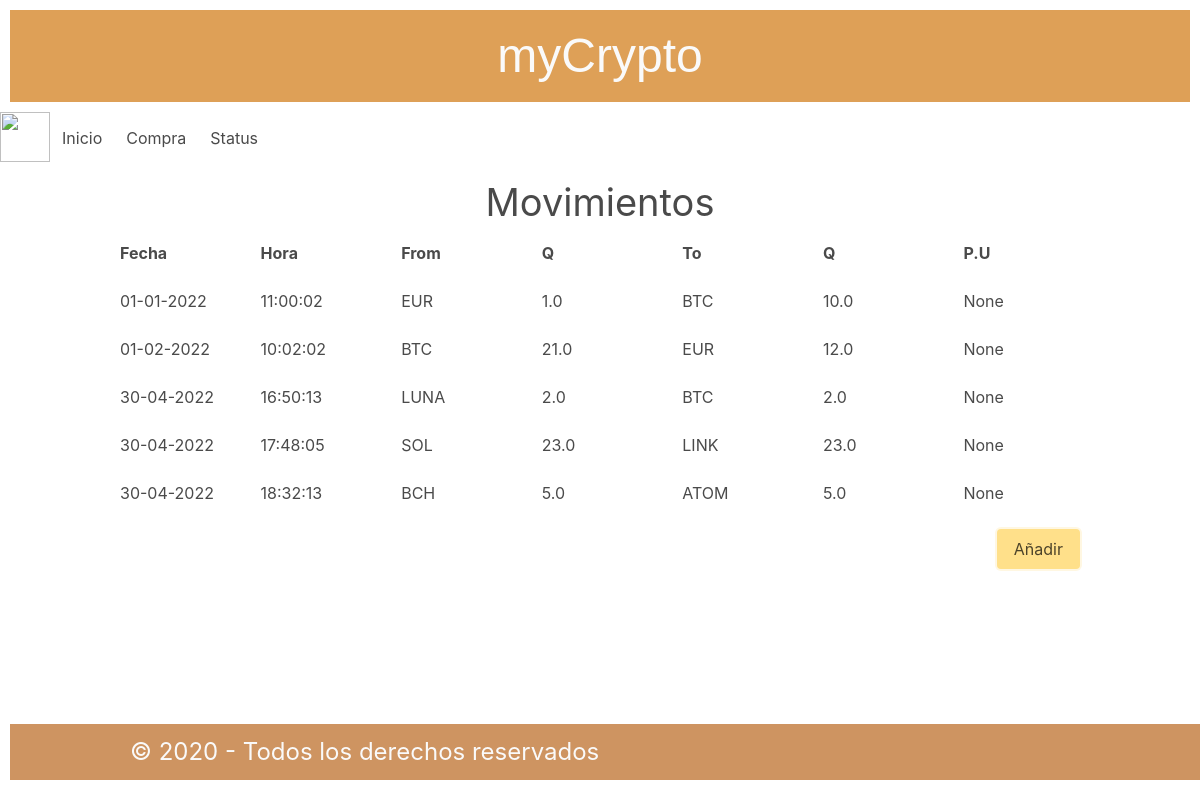
Before: / with the older database file.
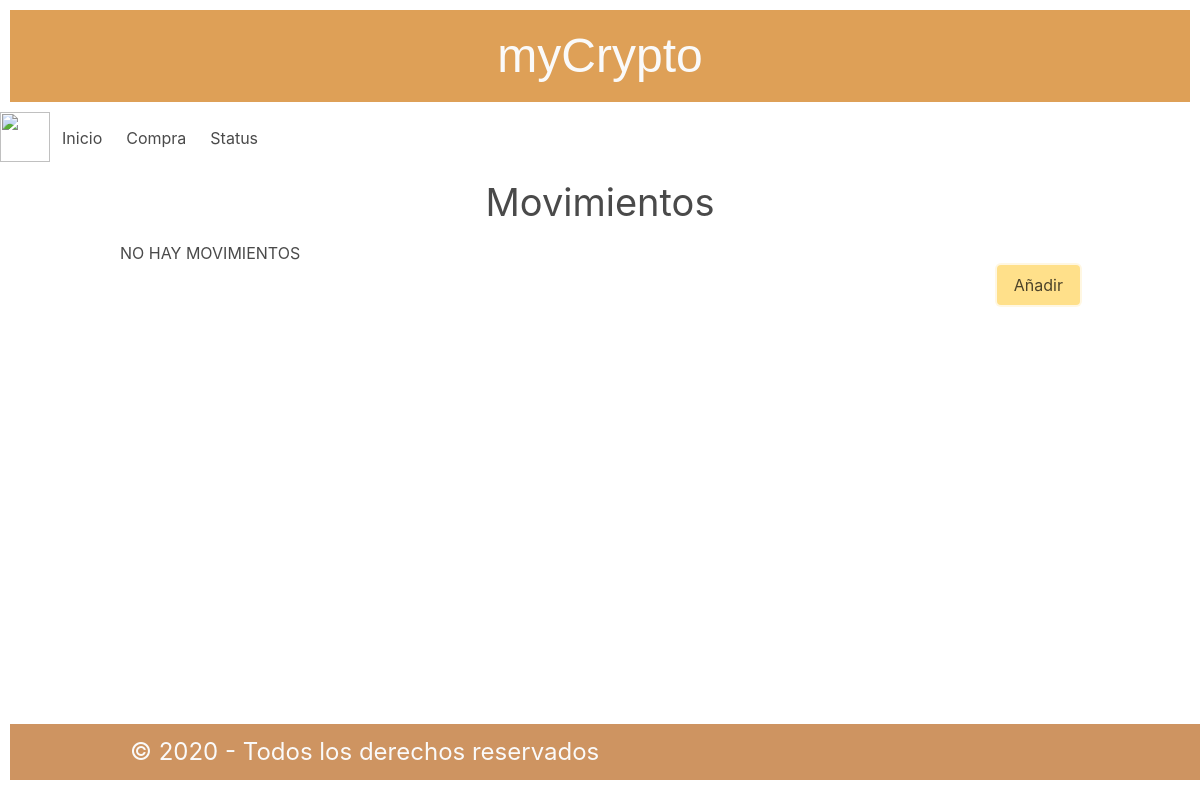
After: the same page with the newer database file.
### tables this page shows
CREATE TABLE "moviments" (
	"id"	INTEGER,
	"fecha"	TEXT NOT NULL,
	"hora"	TEXT NOT NULL,
	"Moneda_from"	TEXT NOT NULL,
	"Cantidad_from"	REAL NOT NULL,
	"Moneda_to"	TEXT NOT NULL,
	"Cantidad_to"	REAL,
	"Precio"	REAL,
	PRIMARY KEY("id" AUTOINCREMENT)
);

### balance/routes.py (the view)
@app.route('/')
def inicio():
    data_manager = ProcesaDades()
    try:
        dades = data_manager.recupera_dades_moviments()
        return render_template('principal.html', moviments=dades)
    except sqlite3.Error as e:
        flash('Existe un error en la base de datos. Intentalo de nuevo más tarde')
        return render_template('principal.html', moviments=[])

### criptos/models.py (called while the page is built)
    def recupera_dades_moviments(self):
            con = sqlite3.connect('data/movimientos.db')
            cur = con.cursor()
            cur.execute("""
                            SELECT fecha,hora,moneda_from,cantidad_from,moneda_to,cantidad_to,precio
                            FROM moviments
                            ORDER BY fecha;
                        """
            )
            return cur.fetchall()

### balance/templates/principal.html (shortened to what this page needs)
{% extends "base.html" %}
{% block container %}
    <div class="titol">
        <h1>Movimientos</h1>
    </div>
            {% if moviments %}
            <table class="taula_moviments">
                <div class="capcelera_form">
                    <tr class="tabla_mv_cabecera_a">
                        <div class="columns">
                            <div class="column">
                                <div class="form_column">
                                    Fecha
                                </div>
                            </div>
                            <div class="column">
                                <div class="form_column">
                                    Hora
                                </div>
                            </div>
                            <div class="column">
                                <div class="form_column">
                                    From
                                </div>
                            </div>
                            <div class="column">
                                <div class="form_column">
                                    Q
                                </div>
                            </div>
                            <div class="column">
                                <div class="form_column">
                                    To
                                </div>
                            </div>
                            <div class="column">
                                <div class="form_column">
                                    Q
                                </div>
                            </div>
                            <div class="column">
                                <div class="form_column">
                                    P.U
                                </div>
                            </div>
                        </div>
                    </tr>
                </div>
                {% for movimento in moviments %}
                <tr class="tabla_mv_cabecera">
                    <div class="columns">
                        <div class="column">
                            {{ movimento[0] }}
                        </div>
                        <div class="column">
                            {{ movimento[1] }}
                        </div>
                        <div class="column">
                            {{ movimento[2] }}
                        </div>
                        <div class="column">
                            {{ movimento[3] }}
                        </div>
                        <div class="column">
                            {{ movimento[4] }}
                        </div>
                        <div class="column">
                            {{ movimento[5] }}
                        </div>
                        <div class="column">
                            {{ movimento[6] }}
                        </div>
                    </div>
                </tr>
                {% endfor %}
            </table>
            {% endif %}
            {% if not moviments %}
            <p>NO HAY MOVIMIENTOS</p>
            {% endif %}
            <p class="accions">
                <a href='/purchase' class="button is-warning is-focused">Añadir</a>
            </p>
{% endblock%}

### balance/templates/base.html (shortened to what this page needs)
<html lang="en">
    <head>
        {% block head %}
        <link rel="stylesheet" href="static/css/styles.css">
        <link rel="stylesheet" href="static/css/bulma.css">
        {% endblock %}
    </head>
    <body>
        <header>
            <h1>myCrypto</h1>
        </header>
        <nav class="navbar" role="navigation" aria-label="main navigation">
            <div class="navbar-brand">
              <img src=""  width="50" height="28">
            </div>
            <div id="navbarBasicExample" class="navbar-menu">
              <div class="navbar-start">
                <a href="/" class="navbar-item">Inicio</a>
                <a href="/purchase" class="navbar-item">Compra</a>
                <a href="/status" class="navbar-item">Status</a>
              </div>
            </div>
        </nav>
        <section class="container">
            {% block container%}
            {% endblock %}
        </section>
    </body>
    <footer>
        <div class="container">
            {% block footer %}
            &copy; 2020 - Todos los derechos reservados
            {% endblock %}
        </div>
    </footer>
</html>

### balance/static/css/styles.css (style rules this page uses)
:root { --color-primario: #dea057; --color-secundario: #CE9461; --negro: #2c363f; --blanco: #fafafa; --separacion_defecto: 10px; }
header { font-family:'Gill Sans', 'Gill Sans MT', Calibri, 'Trebuchet MS', sans-serif; padding: var(--separacion_defecto); font-size: 48px; background-color: var(--color-primario); color: var(--blanco); margin: var(--separacion_defecto); bottom: 10px; text-align: center; }
div.titol { text-align: center; font-size: 38px; font-weight: 600; margin: 10; padding: auto; }
footer { padding: var(--separacion_defecto); font-size: 24px; background-color: var(--color-secundario); color: var(--blanco); margin: var(--separacion_defecto); width: 100%; position: absolute; bottom: 10px; }
.accions { text-align: right; }

Changed rows visible on the page:
removed moviments: fecha "01-01-2022", hora "11:00:02", Moneda_from "EUR", Cantidad_from "1.0", Moneda_to "BTC", Cantidad_to "10.0", movimento "None"
removed moviments: fecha "01-02-2022", hora "10:02:02", Moneda_from "BTC", Cantidad_from "21.0", Moneda_to "EUR", Cantidad_to "12.0", movimento "None"
removed moviments: fecha "30-04-2022", hora "16:50:13", Moneda_from "LUNA", Cantidad_from "2.0", Moneda_to "BTC", Cantidad_to "2.0", movimento "None"
removed moviments: fecha "30-04-2022", hora "17:48:05", Moneda_from "SOL", Cantidad_from "23.0", Moneda_to "LINK", Cantidad_to "23.0", movimento "None"
removed moviments: fecha "30-04-2022", hora "18:32:13", Moneda_from "BCH", Cantidad_from "5.0", Moneda_to "ATOM", Cantidad_to "5.0", movimento "None"
Other visible differences:
text no longer shown: "Fecha Hora From Q To Q P.U"
text now shown: "NO HAY MOVIMIENTOS"
